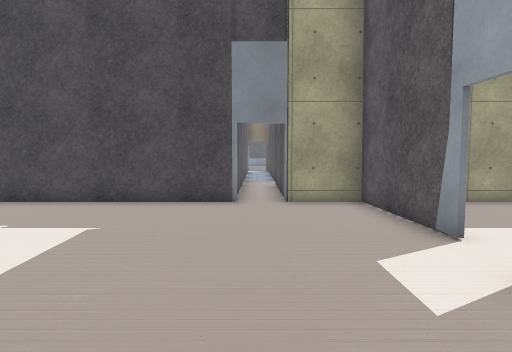
View 1 (above)

24 first-person views from a walk through a scene from a Unity 3-D project. The camera is 1.4 m above the floor, tilts 4° down and sees 75° across. The floor is counted in squares, 1 m on a side. Each view is taken from the middle of a square. On the plan, view 1 faces up. The plan holds only what a view shows up to about 15 squares ahead; the rest is blank. The place goes on beyond the plan. The player character is not drawn. Door leaves are left out, so doorways stand open. Some surface patterns are stand-ins.

View 2
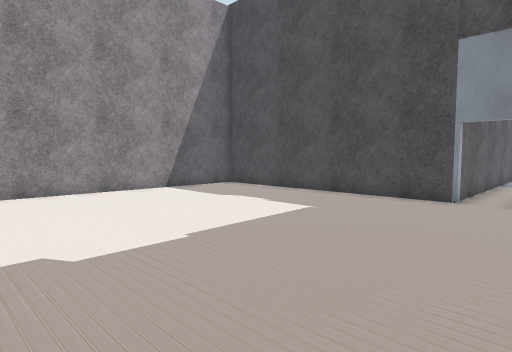

View 3
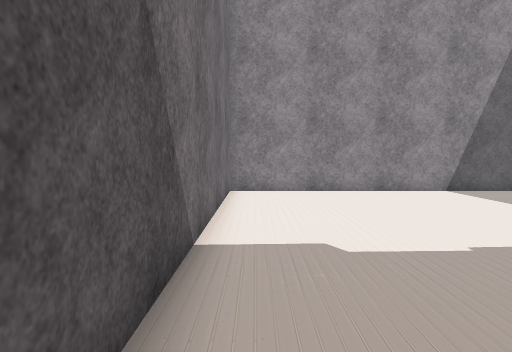

View 4
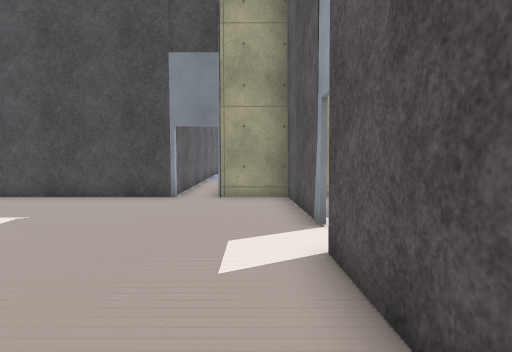

View 5
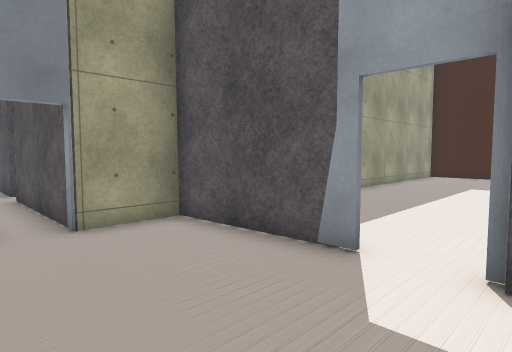

View 6
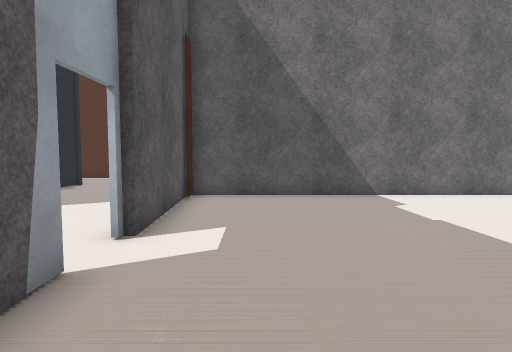

View 7
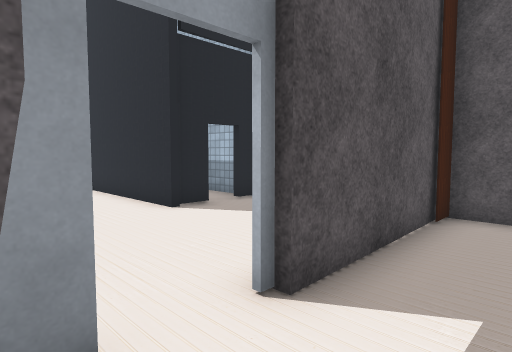

View 8
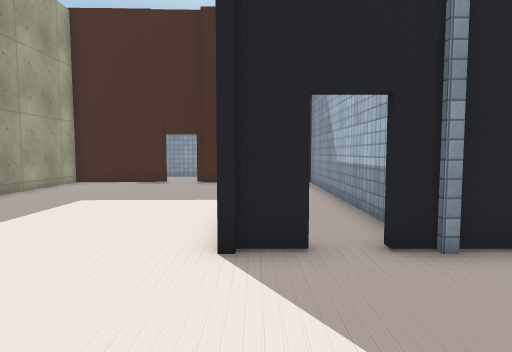

View 9
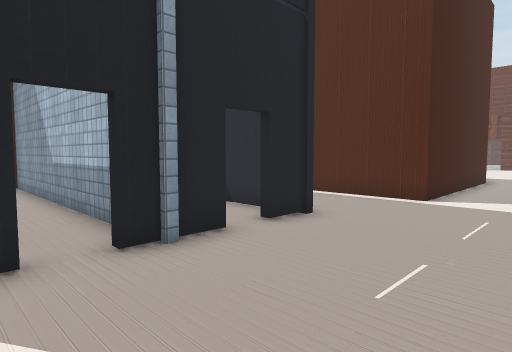

View 10
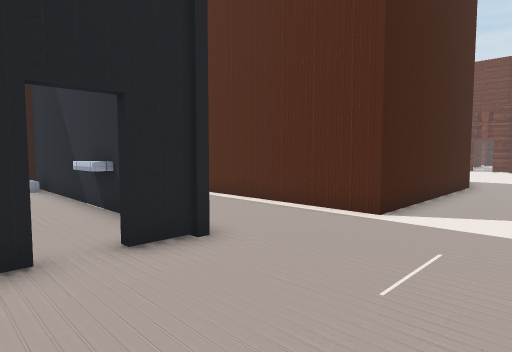

View 11
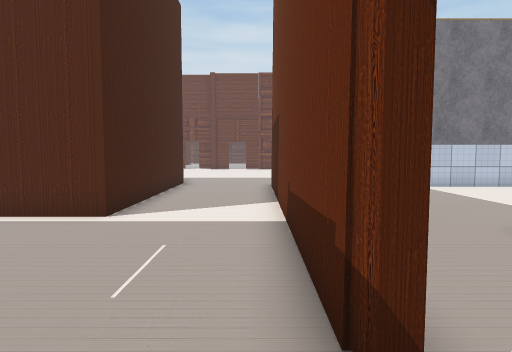

View 12
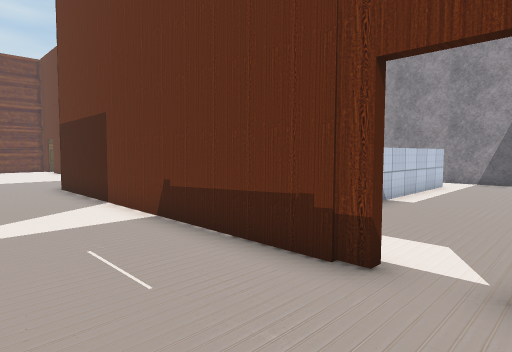

View 13
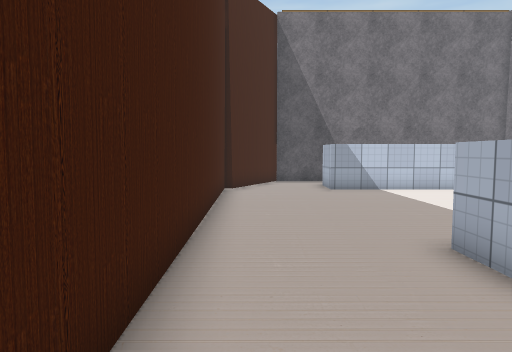

View 14
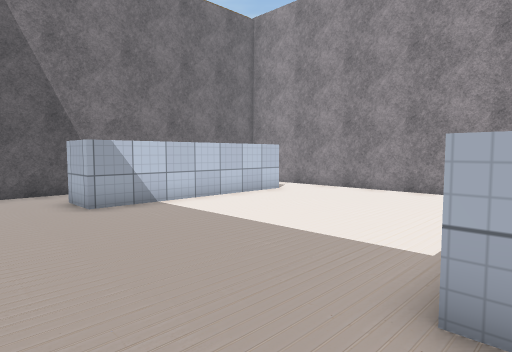

View 15
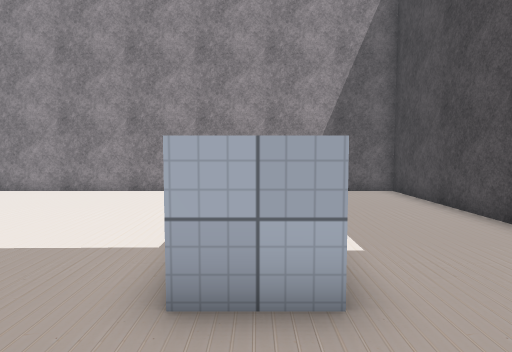

View 16
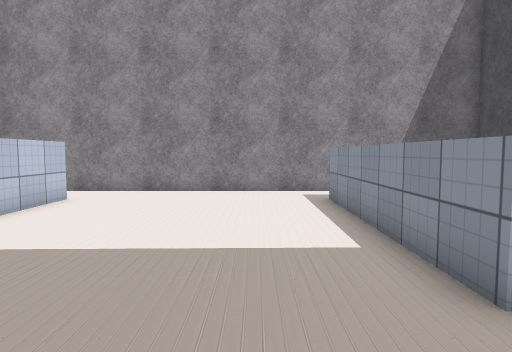

View 17
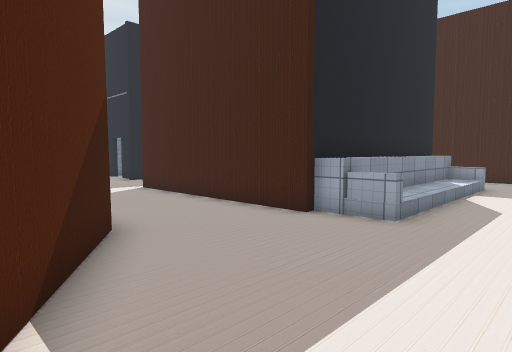

View 18
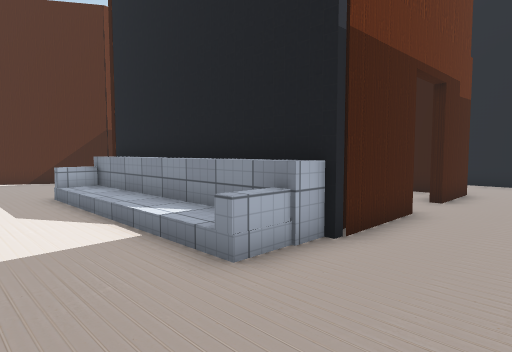

View 19
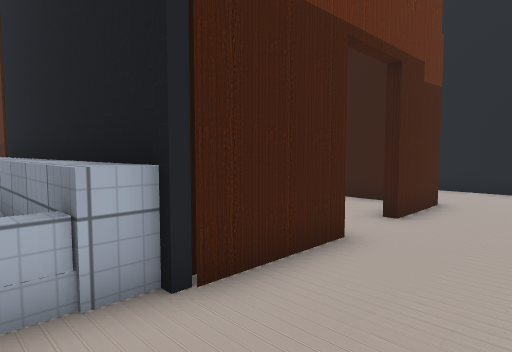

View 20
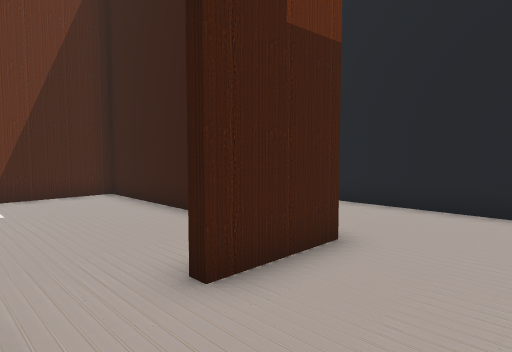

View 21
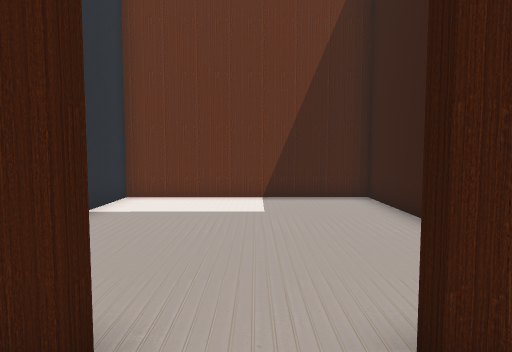

View 22
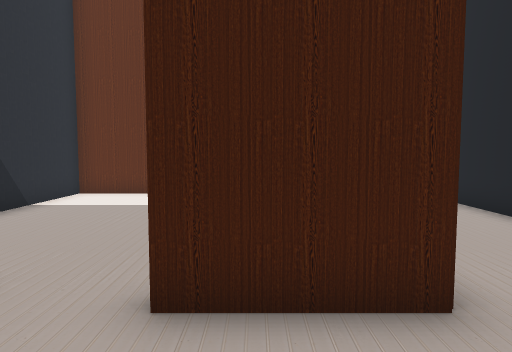

View 23
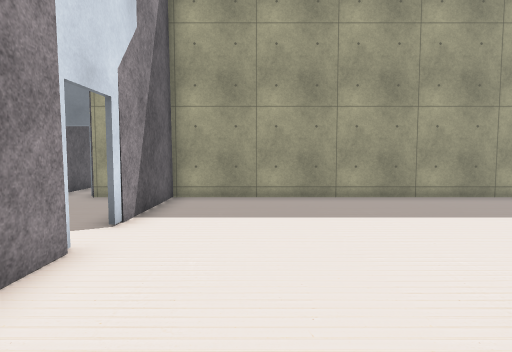

View 24
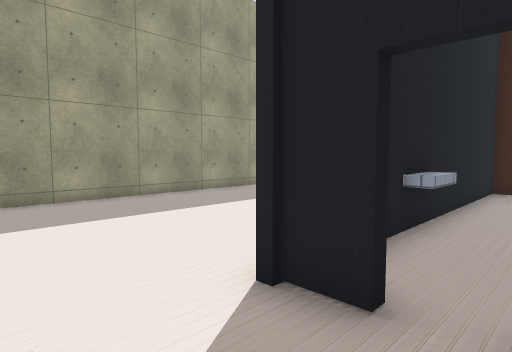

### Floor plan
Ten units are one square. View 1 is at (0, 0); x grows to the right and y downward. Boxes are objects, and circles mark ways between rooms. Rooms are numbered by the first view taken in them; rooms with no view inside come last. Other rooms are left out.
<svg viewBox="-107 -100 307 302">
<path fill="none" stroke="#000" d="M-6 -94 -89 -94M32 -51 32 -94 9 -94M-102 -84 -102 21M-99 19 32 19 30 -36M119 54 98 54M87 55 87 40M87 30 87 9M162 91 162 119M87 -2 87 -15 142 -15M180 54 138 54M34 37 33 160M162 141 162 173 73 173 73 92 136 92M34 -38 34 -22M29 159 34 160 10 197M191 -94 34 -94 34 -52M81 181 76 181M160 181 81 181 81 192M85 193 78 193 78 186M-9 61 -9 78 -80 78M-80 62 -24 62M-81 157 -9 157 -9 174M-45 20 -102 20M32 160 30 42M17 180 29 159M-102 21 -102 155M151 95 75 95 76 171 112 171M96 16 195 16M195 -13 112 -13M132 -8 119 -8"/>
<circle cx="30" cy="-45" r="3" fill="#2a7"/>
<circle cx="30" cy="30" r="3" fill="#2a7"/>
<circle cx="160" cy="130" r="3" fill="#2a7"/>
<circle cx="90" cy="5" r="3" fill="#2a7"/>
<text x="-40" y="-40">1</text>
<text x="110" y="60">2</text>
<text x="-30" y="100">3</text>
<text x="110" y="130">4</text>
<text x="140" y="0">5</text>
</svg>
Room 1 opens to room 2. Room 2 opens to room 3. Room 2 opens to room 4. Room 2 opens to room 5.

Where each view was taken, in squares from view 1:
view 1: 0 up, 0 right, facing up
view 2: 1 down, 2 right, facing up-left
view 3: 1 down, 2 right, facing left
view 4: 1 down, 2 right, facing up
view 5: 3 up, 1 left, facing up-right
view 6: 9 up, 1 right, facing down
view 7: 6 up, 1 right, facing down-right
view 8: 1 up, 4 right, facing right
view 9: 1 up, 4 right, facing down-right
view 10: 2 down, 4 right, facing down-right
view 11: 2 down, 4 right, facing down
view 12: 2 down, 7 right, facing down-left
view 13: 3 down, 2 right, facing down
view 14: 7 down, 2 right, facing down-left
view 15: 7 down, 2 right, facing left
view 16: 10 down, 2 right, facing left
view 17: 22 down, 1 right, facing up-right
view 18: 22 down, 19 right, facing up-left
view 19: 19 down, 19 right, facing up-left
view 20: 14 down, 19 right, facing up-left
view 21: 13 down, 18 right, facing left
view 22: 11 down, 19 right, facing left
view 23: 1 down, 6 right, facing up
view 24: 1 down, 6 right, facing up-right
